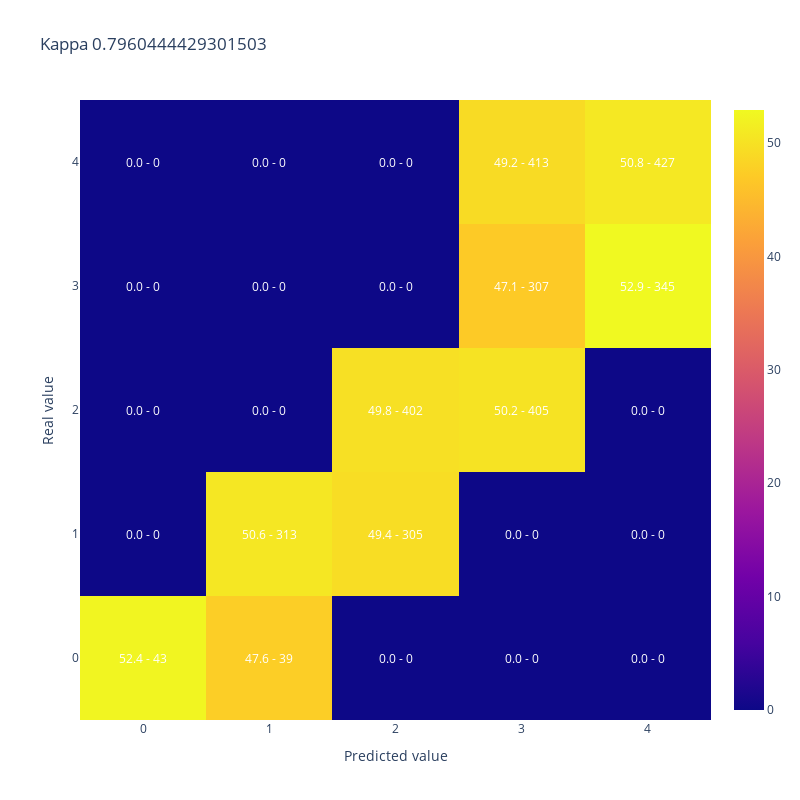

Notebook source saved alongside this figure:
### Code cell
#A modo de ejemplo muestro kappa y matriz de confusion para 50% de aciertos donde los errores quedan cerca de la clase correcta
y_simulado_cerca = [y_test.iloc[sample] if random_list[sample]<50/100 else y_cerca[sample] for sample in range(len(y_test))]

display(plot_confusion_matrix(y_test,y_simulado_cerca, 
                              title = "Kappa " + str(cohen_kappa_score(y_test,y_simulado_cerca, weights = 'quadratic'))))

### Figure 1 — Plotly figure (JSON) as saved in the notebook; plotly's stock layout.template omitted (floating-point values rounded to 4 significant figures)
{"data": [{"type": "heatmap", "x": [0, 1, 2, 3, 4], "y": [0, 1, 2, 3, 4], "z": [[52.44, 47.56, 0.0, 0.0, 0.0], [0.0, 50.65, 49.35, 0.0, 0.0], [0.0, 0.0, 49.81, 50.19, 0.0], [0.0, 0.0, 0.0, 47.09, 52.91], [0.0, 0.0, 0.0, 49.17, 50.83]]}], "layout": {"annotations": [{"font": {"color": "white"}, "showarrow": false, "text": "52.4 - 43", "x": 0, "xref": "x", "y": 0, "yref": "y"}, {"font": {"color": "white"}, "showarrow": false, "text": "47.6 - 39", "x": 1, "xref": "x", "y": 0, "yref": "y"}, {"font": {"color": "white"}, "showarrow": false, "text": "0.0 - 0", "x": 2, "xref": "x", "y": 0, "yref": "y"}, {"font": {"color": "white"}, "showarrow": false, "text": "0.0 - 0", "x": 3, "xref": "x", "y": 0, "yref": "y"}, {"font": {"color": "white"}, "showarrow": false, "text": "0.0 - 0", "x": 4, "xref": "x", "y": 0, "yref": "y"}, {"font": {"color": "white"}, "showarrow": false, "text": "0.0 - 0", "x": 0, "xref": "x", "y": 1, "yref": "y"}, {"font": {"color": "white"}, "showarrow": false, "text": "50.6 - 313", "x": 1, "xref": "x", "y": 1, "yref": "y"}, {"font": {"color": "white"}, "showarrow": false, "text": "49.4 - 305", "x": 2, "xref": "x", "y": 1, "yref": "y"}, {"font": {"color": "white"}, "showarrow": false, "text": "0.0 - 0", "x": 3, "xref": "x", "y": 1, "yref": "y"}, {"font": {"color": "white"}, "showarrow": false, "text": "0.0 - 0", "x": 4, "xref": "x", "y": 1, "yref": "y"}, {"font": {"color": "white"}, "showarrow": false, "text": "0.0 - 0", "x": 0, "xref": "x", "y": 2, "yref": "y"}, {"font": {"color": "white"}, "showarrow": false, "text": "0.0 - 0", "x": 1, "xref": "x", "y": 2, "yref": "y"}, {"font": {"color": "white"}, "showarrow": false, "text": "49.8 - 402", "x": 2, "xref": "x", "y": 2, "yref": "y"}, {"font": {"color": "white"}, "showarrow": false, "text": "50.2 - 405", "x": 3, "xref": "x", "y": 2, "yref": "y"}, {"font": {"color": "white"}, "showarrow": false, "text": "0.0 - 0", "x": 4, "xref": "x", "y": 2, "yref": "y"}, {"font": {"color": "white"}, "showarrow": false, "text": "0.0 - 0", "x": 0, "xref": "x", "y": 3, "yref": "y"}, {"font": {"color": "white"}, "showarrow": false, "text": "0.0 - 0", "x": 1, "xref": "x", "y": 3, "yref": "y"}, {"font": {"color": "white"}, "showarrow": false, "text": "0.0 - 0", "x": 2, "xref": "x", "y": 3, "yref": "y"}, {"font": {"color": "white"}, "showarrow": false, "text": "47.1 - 307", "x": 3, "xref": "x", "y": 3, "yref": "y"}, {"font": {"color": "white"}, "showarrow": false, "text": "52.9 - 345", "x": 4, "xref": "x", "y": 3, "yref": "y"}, {"font": {"color": "white"}, "showarrow": false, "text": "0.0 - 0", "x": 0, "xref": "x", "y": 4, "yref": "y"}, {"font": {"color": "white"}, "showarrow": false, "text": "0.0 - 0", "x": 1, "xref": "x", "y": 4, "yref": "y"}, {"font": {"color": "white"}, "showarrow": false, "text": "0.0 - 0", "x": 2, "xref": "x", "y": 4, "yref": "y"}, {"font": {"color": "white"}, "showarrow": false, "text": "49.2 - 413", "x": 3, "xref": "x", "y": 4, "yref": "y"}, {"font": {"color": "white"}, "showarrow": false, "text": "50.8 - 427", "x": 4, "xref": "x", "y": 4, "yref": "y"}], "height": 800, "title": {"text": "Kappa 0.7960444429301503"}, "width": 800, "xaxis": {"title": {"text": "Predicted value"}}, "yaxis": {"title": {"text": "Real value"}}}}
